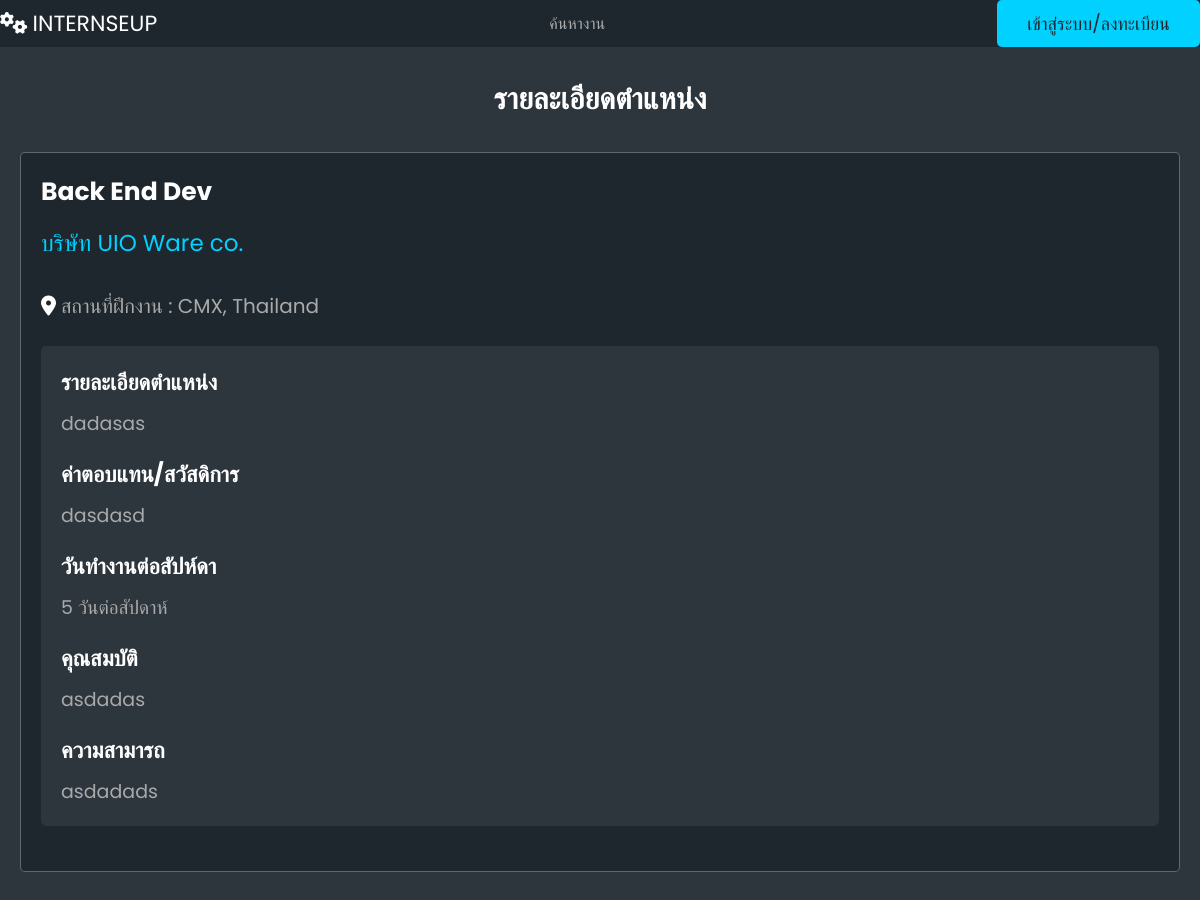
The page /viewjob/1/ on the database its author committed.
### usertype/models.py (models this page shows, shortened)
class Job(models.Model):
    jobname = models.CharField(max_length=255)
    jobdes = models.TextField()
    worktype = models.CharField(max_length=255)
    quality = models.TextField()
    benefit = models.TextField()
    workstart = models.TimeField()
    workend = models.TimeField()
    workday = models.CharField(max_length=255)
    requirement = models.TextField()
    qualifications = models.TextField(blank=True, null=True)
    skills = models.TextField()
    company = models.CharField(max_length=255)
    city = models.CharField(max_length=255)
    country = models.CharField(max_length=255)

### usertype/views.py (the view)
# urls.py: path("viewjob/<str:job_id>/", views.viewjob, name="view_job"),  # View job page
def viewjob(request, job_id):
    job = Job.objects.get(id=job_id)
    return render(request, "userweb/view_job.html", {"job": job})

### usertype/templates/userweb/view_job.html (shortened to what this page needs)
<!DOCTYPE html>
<html lang="en">
  <head>
    {% load static %}
    <link rel="stylesheet" href="{% static "css/style.css" %}" />
  </head>
  <body>
    {% include "navbarmain.html" %}
    <section class="job-details">
      <h1 class="heading">รายละเอียดตำแหน่ง</h1>
      <div class="details">
        <div class="job-info">
          <h3 style="font-size:250%;">{{ job.jobname}}</h3>
          <a style="font-size:230%;" href="{% url 'view_company' company_name_eng=job.company %}" target="_blank">บริษัท {{ job.company }}</a><br/>
          <p style="font-size:200%;"><i class="fas fa-map-marker-alt"></i>สถานที่ฝึกงาน : {{ job.city }}, {{job.country }}</p>
        </div>
        <div class="basic-details">
          <h3 style="font-size:220%;">รายละเอียดตำแหน่ง</h3>
          <p style="font-size:190%;">{{ job.jobdes }}</p>
          <h3 style="font-size:220%;">ค่าตอบแทน/สวัสดิการ</h3>
          <p style="font-size:190%;">{{ job.benefit }}</p>
          <h3 style="font-size:220%;">วันทำงานต่อสัปห์ดา</h3>
          <p style="font-size:190%;">{{ job.workday }}</p>
          <h3 style="font-size:220%;">คุณสมบัติ</h3>
          <p style="font-size:190%;">{{ job.requirement }}</p>
          <h3 style="font-size:220%;">ความสามารถ</h3>
          <p style="font-size:190%;">{{ job.skills }}</p>
        </div>
    </section>
    <section></section>
  </body>
</html>

### static/css/style.css (style rules this page uses)
:root { --main-color: #00d1ff; --red: red; --light-color: #aaa; --light-bg: #2d353d; --black: #1e272e; --white: #fff; --box-shadow: none; --border: 0.1rem solid rgba(255, 255, 255, 0.3); }
* { font-family: "Poppins", sans-serif; margin: 0; padding: 0; box-sizing: border-box; text-decoration: none; outline: none; border: none; }
html { font-size: 62.5%; overflow-x: hidden; scroll-padding-top: 7rem; scroll-behavior: smooth; }
body { background-color: var(--light-bg); }
section { padding: 2rem; margin: 0 auto; max-width: 1200px; }
.heading { text-align: center; margin-bottom: 2rem; font-size: 3rem; color: var(--white); text-transform: capitalize; padding: 1rem 0; }
.job-details .details { background-color: var(--black); border-radius: 0.5rem; border: var(--border); padding: 2rem; overflow-x: hidden; }
.job-details .details h3 { margin-bottom: 1rem; font-size: 2rem; color: var(--white); text-transform: capitalize; overflow-x: hidden; text-overflow: ellipsis; }
.job-details .details .job-info a { display: block; font-size: 1.6rem; color: var(--main-color); margin: 0.5rem 0; padding-top: 0.5rem; }
.job-details .details .job-info p { padding: 1rem 0; font-size: 1.6rem; color: var(--light-color); }
.job-details .details .job-info p i { margin-right: 0.5rem; color: var(--white); }
.job-details .details .basic-details { background-color: var(--light-bg); margin-top: 1.5rem; margin-bottom: 2.5rem; border-radius: 0.5rem; padding: 2rem; padding-bottom: 0; }
.job-details .details .basic-details p { color: var(--light-color); padding-bottom: 2rem; font-size: 1.6rem; }

### rows shown on the page
Job: jobname "Back End Dev", company "UIO Ware co.", city "CMX", country "Thailand", jobdes "dadasas", benefit "dasdasd", workday "5 วันต่อสัปดาห์", requirement "asdadas", skills "asdadads"
